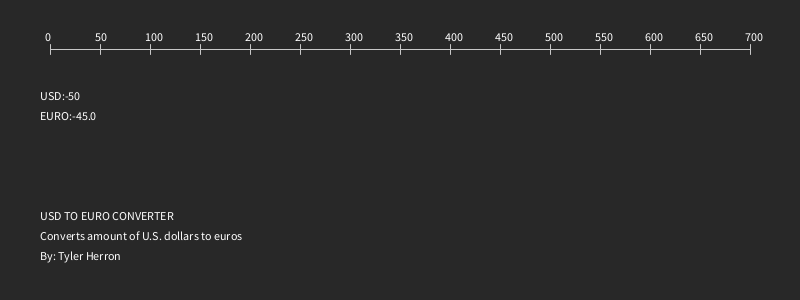
Frame 1 (no input)
Frame 60 (the mouse pressed at the canvas centre just before this capture): identical to frame 1, image omitted
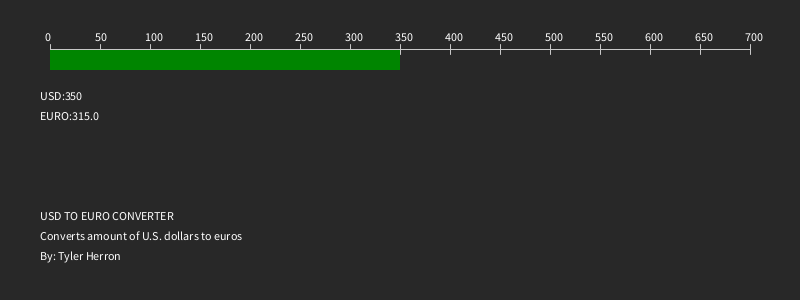
Frame 120 (the mouse held since frame 60 and released just before this capture)

The Processing sketch that drew these frames (run headless with seeded random() and noise(); from frame 60 on, the mouse is pressed at the canvas centre):

// Processing sketch: USD_TO_EURO
// ── USD_TO_EURO.pde
void setup() {
  size(800,300);
}
void draw() {
  background(40);
  text("USD:" + (mouseX-50),40,100);
  text("EURO:" + cashConverter(mouseX), 40,120);
  drawRef(50,49);
  noStroke();
  
  rect(50,50,mouseX-50,20);
  fill(0,mouseX/3,0);
  rect(50,50,mouseX-50,20);
  stopBar();
  fill(255);
  
  text("USD TO EURO CONVERTER",40,220);
  text("Converts amount of U.S. dollars to euros",40,240);
  text("By: Tyler Herron",40,260);
}
float cashConverter(float val) {
  val = (val-50)*.9;
  return val;
}
void drawRef(int xpos, int ypos) {
  fill(255);
  stroke(200);
  line(xpos-50, ypos, 800, ypos);
  for(int i = -0; i<750; i=i+50) {
    line(xpos+i, ypos-5,xpos+i,ypos+5);
    text(i, xpos+i-5, ypos-8);
  }
}
void stopBar() {
  fill(40);
  noStroke();
  rect(0,49,50,22);
  rect(751,49,750,22);
}
